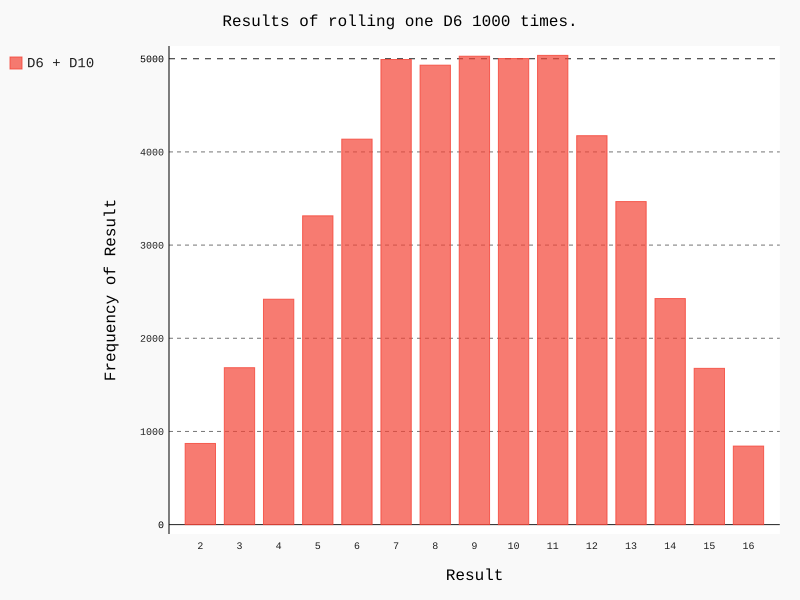

The Python source for this figure:
from die import Die
import pygal
#create two die and throw them at the same time
die = Die()
die_0 = Die(10)

results = []
#roll the die for 100 time, then record the reuslt for each time
for roll_num in range(50000):
	result = die.roll() + die_0.roll()
	results.append(result)
print(results)

#analyze the results
frequencies=[]
max_result = die.num_sides + die_0.num_sides
for value in range(2, max_result+1):
	frequency =results.count(value)
	frequencies.append(frequency)

print(frequencies)

hist = pygal.Bar()

hist.title = "Results of rolling one D6 1000 times."
hist.x_labels = ['2', '3', '4', '5', '6','7', '8', '9', '10', '11', '12','13', '14', '15', '16']
hist.x_title = "Result"
hist.y_title = "Frequency of Result"

hist.add('D6 + D10',frequencies)
hist.render_to_file('die_visual.svg')

"""
I have done one D6 die histg, two D6 die histg, and D6 + D10 die histg
But the practice only showing D6 + D10
"""
